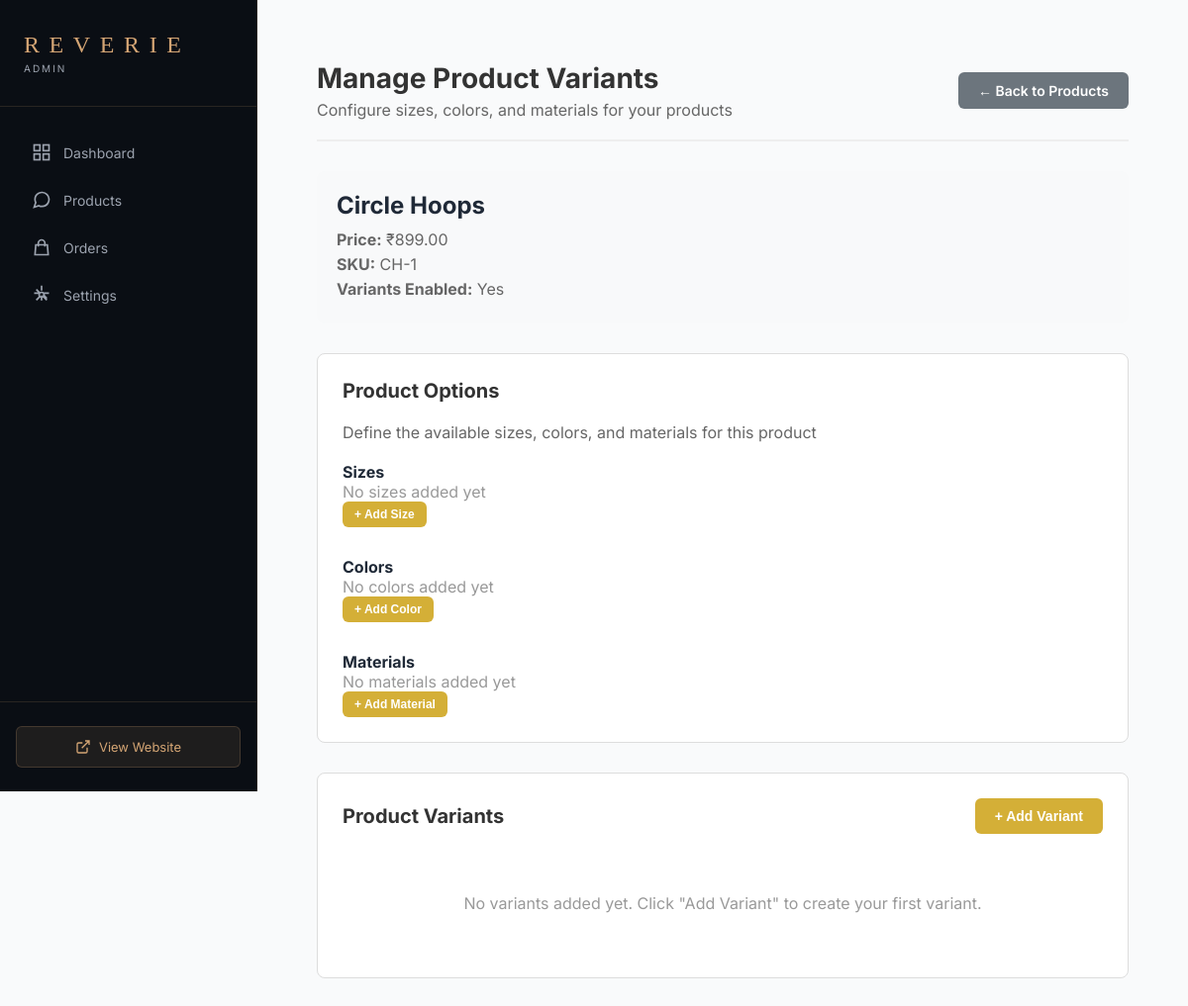
Page /admin/manage-variants.php?product_id=1 (signed in) on the committed database.
### tables this page shows
CREATE TABLE `products` (
  `id` int(11) NOT NULL,
  `name` varchar(255) NOT NULL,
  `slug` varchar(255) NOT NULL,
  `category` enum('earrings','necklaces','rings','bangles') NOT NULL,
  `description` text DEFAULT NULL,
  `price` decimal(10,2) NOT NULL,
  `has_variants` tinyint(1) DEFAULT 0,
  `base_sku` varchar(100) DEFAULT NULL,
  `original_price` decimal(10,2) DEFAULT NULL,
  `discount_percent` int(11) DEFAULT NULL,
  `stock` int(11) DEFAULT 0,
  `image_main` varchar(255) DEFAULT NULL,
  `image_hover` varchar(255) DEFAULT NULL,
  `is_bestseller` tinyint(1) DEFAULT 0,
  `is_new` tinyint(1) DEFAULT 0,
  `created_at` timestamp NOT NULL DEFAULT current_timestamp(),
  `updated_at` timestamp NOT NULL DEFAULT current_timestamp() ON UPDATE current_timestamp()
);

### admin/manage-variants.php (the view, shortened to what this page needs)
<?php
require_once __DIR__ . '/../includes/db.php';
$product_id = isset($_GET['product_id']) ? (int)$_GET['product_id'] : 0;
$stmt = $conn->prepare("SELECT * FROM products WHERE id = ?");
$stmt->bind_param("i", $product_id);
$stmt->execute();
$result = $stmt->get_result();
$product = $result->fetch_assoc();
$options = [];
$variants = [];
$variants_stmt = $conn->prepare("SELECT * FROM product_variants WHERE product_id = ? ORDER BY `size`, `color`, `material`");
if ($variants_stmt) {
    $variants_stmt->bind_param("i", $product_id);
    $variants_stmt->execute();
    $variants_result = $variants_stmt->get_result();
    $variants = $variants_result->fetch_all(MYSQLI_ASSOC);
} else {
    echo "<div style='background: #fff3cd; padding: 15px; margin: 20px; border: 1px solid #ffc107; border-radius: 8px;'>";
    echo "<strong>Warning:</strong> Could not fetch variants. Error: " . $conn->error;
    echo "<br>The product_variants table might not exist. Did you run the SQL migration?";
    echo "</div>";
}
?>
<!DOCTYPE html>
<html lang="en">
<head>
<link rel="stylesheet" href="admin-style.css">
</head>
<body>
<?php include 'sidebar.php'; ?>
<div class="main-content">
<div class="variants-container">
    <div class="page-header">
        <div>
            <h1>Manage Product Variants</h1>
            <p style="color: #666; margin-top: 5px;">Configure sizes, colors, and materials for your products</p>
        </div>
        <a href="products.php" class="btn btn-secondary">← Back to Products</a>
    </div>
    <div class="product-info-box">
        <h2><?php echo htmlspecialchars($product['name']); ?></h2>
        <p><strong>Price:</strong> ₹<?php echo number_format($product['price'], 2); ?></p>
        <p><strong>SKU:</strong> <?php echo $product['base_sku'] ?? 'Not set'; ?></p>
        <p><strong>Variants Enabled:</strong> <?php echo $product['has_variants'] ? 'Yes' : 'No'; ?></p>
    </div>
    <?php if (!$product['has_variants']): ?>
    <div class="section-card">
        <div class="enable-variants-box">
            <h3>Enable Product Variants</h3>
            <p>Add size, color, and material options to this product</p>
            <form method="POST">
                <input type="hidden" name="action" value="enable_variants">
                <button type="submit" class="btn btn-primary">Enable Variants</button>
            </form>
        </div>
    </div>
    <?php else: ?>
    <div class="section-card">
        <h3>Product Options</h3>
        <p style="color: #666; margin-bottom: 20px;">Define the available sizes, colors, and materials for this product</p>
        <div style="margin-bottom: 30px;">
            <h4>Sizes</h4>
            <?php if (isset($options['size']) && count($options['size']) > 0): ?>
            <div class="options-list">
                <?php foreach ($options['size'] as $option): ?>
                <div class="option-tag">
                    <?php echo htmlspecialchars($option['option_value']); ?>
                    <form method="POST" style="display: inline;">
                        <input type="hidden" name="action" value="delete_option">
                        <input type="hidden" name="option_id" value="<?php echo $option['id']; ?>">
                        <button type="submit" onclick="return confirm('Delete this option?')">×</button>
                    </form>
                </div>
                <?php endforeach; ?>
            </div>
            <?php else: ?>
            <p style="color: #999;">No sizes added yet</p>
            <?php endif; ?>
            <button class="btn btn-primary btn-small" onclick="showAddOptionModal('size')">+ Add Size</button>
        </div>
        <div style="margin-bottom: 30px;">
            <h4>Colors</h4>
            <?php if (isset($options['color']) && count($options['color']) > 0): ?>
            <div class="options-list">
                <?php foreach ($options['color'] as $option): ?>
                <div class="option-tag">
                    <?php echo htmlspecialchars($option['option_value']); ?>
                    <form method="POST" style="display: inline;">
                        <input type="hidden" name="action" value="delete_option">
                        <input type="hidden" name="option_id" value="<?php echo $option['id']; ?>">
                        <button type="submit" onclick="return confirm('Delete this option?')">×</button>
                    </form>
                </div>
                <?php endforeach; ?>
            </div>
            <?php else: ?>
            <p style="color: #999;">No colors added yet</p>
            <?php endif; ?>
            <button class="btn btn-primary btn-small" onclick="showAddOptionModal('color')">+ Add Color</button>
        </div>
        <div>
            <h4>Materials</h4>
            <?php if (isset($options['material']) && count($options['material']) > 0): ?>
            <div class="options-list">
                <?php foreach ($options['material'] as $option): ?>
                <div class="option-tag">
                    <?php echo htmlspecialchars($option['option_value']); ?>
                    <form method="POST" style="display: inline;">
                        <input type="hidden" name="action" value="delete_option">
                        <input type="hidden" name="option_id" value="<?php echo $option['id']; ?>">
                        <button type="submit" onclick="return confirm('Delete this option?')">×</button>
                    </form>
                </div>
                <?php endforeach; ?>
            </div>
            <?php else: ?>
            <p style="color: #999;">No materials added yet</p>
            <?php endif; ?>
            <button class="btn btn-primary btn-small" onclick="showAddOptionModal('material')">+ Add Material</button>
        </div>
    </div>
    <div class="section-card">
        <div style="display: flex; justify-content: space-between; align-items: center; margin-bottom: 20px;">
            <h3 style="margin: 0;">Product Variants</h3>
            <button class="btn btn-primary" onclick="showAddVariantModal()">+ Add Variant</button>
        </div>
        <?php if (count($variants) > 0): ?>
        <table class="variants-table">
            <thead>
                <tr>
                    <th>SKU</th>
                    <th>Size</th>
                    <th>Color</th>
                    <th>Material</th>
                    <th>Stock</th>
                    <th>Price Adj.</th>
                    <th>Status</th>
                    <th>Actions</th>
                </tr>
            </thead>
            <tbody>
                <?php foreach ($variants as $variant): ?>
                <tr>
                    <td><code><?php echo htmlspecialchars($variant['sku']); ?></code></td>
                    <td><?php echo htmlspecialchars($variant['size'] ?? '-'); ?></td>
                    <td><?php echo htmlspecialchars($variant['color'] ?? '-'); ?></td>
                    <td><?php echo htmlspecialchars($variant['material'] ?? '-'); ?></td>
                    <td><?php echo $variant['stock_quantity']; ?></td>
                    <td>₹<?php echo number_format($variant['price_adjustment'], 2); ?></td>
                    <td>
                        <span class="status-badge <?php echo $variant['is_active'] ? 'status-active' : 'status-inactive'; ?>">
                            <?php echo $variant['is_active'] ? 'Active' : 'Inactive'; ?>
                        </span>
                    </td>
                    <td>
                        <button class="btn btn-secondary btn-small" onclick='editVariant(<?php echo json_encode($variant); ?>)'>Edit</button>
                        <form method="POST" style="display: inline;">
                            <input type="hidden" name="action" value="delete_variant">
                            <input type="hidden" name="variant_id" value="<?php echo $variant['id']; ?>">
                            <button type="submit" class="btn btn-danger btn-small" onclick="return confirm('Delete this variant?')">Delete</button>
                        </form>
                    </td>
                </tr>
                <?php endforeach; ?>
            </tbody>
        </table>
        <?php else: ?>
        <p style="text-align: center; color: #999; padding: 40px;">No variants added yet. Click "Add Variant" to create your first variant.</p>
        <?php endif; ?>
    </div>
    <?php endif; ?>
</div>
</div>
</body>
</html>

### admin/admin-style.css (style rules this page uses)
* { margin: 0; padding: 0; box-sizing: border-box; }
body { font-family: 'Inter', sans-serif; background: #F9FAFB; color: #1F2937; display: grid; grid-template-columns: 260px 1fr; min-height: 100vh; }
.main-content { padding: 32px 40px; max-width: 1400px; }
.btn-primary { padding: 10px 20px; background: #D4A574; color: #0A0E14; text-decoration: none; border-radius: 6px; font-size: 13px; font-weight: 500; transition: all 0.2s; display: inline-flex; align-items: center; gap: 8px; border: none; cursor: pointer; }
.btn-secondary { padding: 8px 16px; background: transparent; color: #D4A574; text-decoration: none; border-radius: 6px; font-size: 13px; font-weight: 500; border: 1px solid #D4A574; transition: all 0.2s; }

### admin/manage-variants.php (style rules this page uses)
.variants-container { max-width: 1400px; margin: 0 auto; padding: 30px 20px; }
.page-header { display: flex; justify-content: space-between; align-items: center; margin-bottom: 30px; padding-bottom: 20px; border-bottom: 2px solid #eee; }
.page-header h1 { font-size: 28px; color: #333; }
.btn { padding: 10px 20px; border: none; border-radius: 6px; cursor: pointer; font-size: 14px; font-weight: 600; transition: all 0.3s; text-decoration: none; display: inline-block; }
.btn-primary { background: #d4af37; color: white; }
.btn-secondary { background: #6c757d; color: white; }
.btn-small { padding: 6px 12px; font-size: 12px; }
.product-info-box { background: #f8f9fa; padding: 20px; border-radius: 8px; margin-bottom: 30px; }
.product-info-box h2 { font-size: 24px; margin-bottom: 10px; }
.product-info-box p { color: #666; margin: 5px 0; }
.section-card { background: white; border: 1px solid #ddd; border-radius: 8px; padding: 25px; margin-bottom: 30px; }
.section-card h3 { font-size: 20px; margin-bottom: 20px; color: #333; }

### rows in the picture
products: name "Circle Hoops", price "899.00", base_sku "CH-1"
